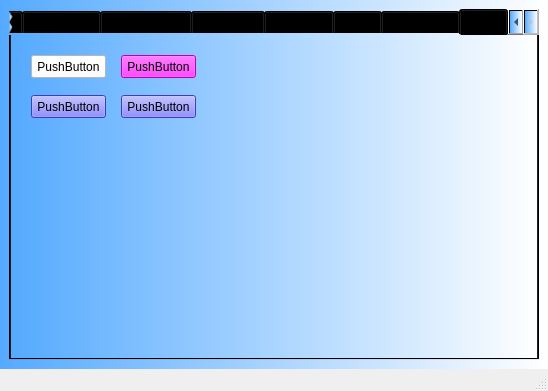
<?xml version="1.0" encoding="UTF-8"?>
<ui version="4.0">
 <class>MainWindow</class>
 <widget class="QMainWindow" name="MainWindow">
  <property name="geometry">
   <rect>
    <x>0</x>
    <y>0</y>
    <width>548</width>
    <height>391</height>
   </rect>
  </property>
  <property name="minimumSize">
   <size>
    <width>300</width>
    <height>300</height>
   </size>
  </property>
  <property name="windowTitle">
   <string>MainWindow</string>
  </property>
  <property name="autoFillBackground">
   <bool>false</bool>
  </property>
  <widget class="QWidget" name="centralwidget">
   <property name="styleSheet">
    <string notr="true">background-color: qlineargradient(spread:pad, x1:0, y1:0, x2:1, y2:0, stop:0 rgba(85, 170, 255, 255), stop:1 rgba(255, 255, 255, 255));</string>
   </property>
   <layout class="QVBoxLayout" name="verticalLayout_10">
    <item>
     <widget class="QTabWidget" name="tabWidget_1">
      <property name="font">
       <font>
        <weight>50</weight>
        <bold>false</bold>
       </font>
      </property>
      <property name="acceptDrops">
       <bool>true</bool>
      </property>
      <property name="currentIndex">
       <number>7</number>
      </property>
      <widget class="QWidget" name="tab_widgets_1">
       <property name="toolTip">
        <string/>
       </property>
       <property name="statusTip">
        <string/>
       </property>
       <attribute name="title">
        <string>Widgets 1</string>
       </attribute>
       <layout class="QVBoxLayout" name="verticalLayout">
        <item>
         <layout class="QVBoxLayout" name="verticalLayout_tab_1">
          <item>
           <widget class="QTabWidget" name="tabWidget_2">
            <property name="accessibleName">
             <string/>
            </property>
            <property name="currentIndex">
             <number>0</number>
            </property>
            <widget class="QWidget" name="tab_tree">
             <property name="statusTip">
              <string/>
             </property>
             <attribute name="title">
              <string>Tree</string>
             </attribute>
             <layout class="QHBoxLayout" name="horizontalLayout">
              <item>
               <layout class="QVBoxLayout" name="verticalLayout_2">
                <item>
                 <widget class="QTreeWidget" name="treeWidget">
                  <column>
                   <property name="text">
                    <string>Header 1</string>
                   </property>
                  </column>
                  <column>
                   <property name="text">
                    <string>New Column</string>
                   </property>
                  </column>
                  <item>
                   <property name="text">
                    <string>Item1</string>
                   </property>
                   <item>
                    <property name="text">
                     <string>Subitem1</string>
                    </property>
                   </item>
                  </item>
                 </widget>
                </item>
               </layout>
              </item>
             </layout>
            </widget>
            <widget class="QWidget" name="tab_calendar">
             <property name="statusTip">
              <string/>
             </property>
             <attribute name="title">
              <string>Calendar</string>
             </attribute>
             <layout class="QVBoxLayout" name="verticalLayout_3">
              <item>
               <widget class="QDateEdit" name="dateEdit">
                <property name="alignment">
                 <set>Qt::AlignCenter</set>
                </property>
               </widget>
              </item>
              <item>
               <widget class="QCalendarWidget" name="calendarWidget"/>
              </item>
             </layout>
            </widget>
           </widget>
          </item>
         </layout>
        </item>
       </layout>
      </widget>
      <widget class="QWidget" name="tab_widgets_2">
       <property name="toolTip">
        <string/>
       </property>
       <property name="statusTip">
        <string/>
       </property>
       <attribute name="title">
        <string>Widgets 2</string>
       </attribute>
       <layout class="QGridLayout" name="gridLayout_2">
        <item row="2" column="1">
         <spacer name="verticalSpacer_2">
          <property name="orientation">
           <enum>Qt::Vertical</enum>
          </property>
          <property name="sizeType">
           <enum>QSizePolicy::Maximum</enum>
          </property>
          <property name="sizeHint" stdset="0">
           <size>
            <width>20</width>
            <height>140</height>
           </size>
          </property>
         </spacer>
        </item>
        <item row="3" column="0" colspan="2">
         <widget class="QProgressBar" name="progressBar">
          <property name="value">
           <number>24</number>
          </property>
         </widget>
        </item>
        <item row="0" column="0">
         <widget class="QGroupBox" name="groupBox">
          <property name="title">
           <string>Progress Bar</string>
          </property>
          <widget class="QWidget" name="layoutWidget">
           <property name="geometry">
            <rect>
             <x>20</x>
             <y>30</y>
             <width>114</width>
             <height>65</height>
            </rect>
           </property>
           <layout class="QVBoxLayout" name="verticalLayout_4">
            <item>
             <widget class="QRadioButton" name="radioButton_start">
              <property name="statusTip">
               <string>Start the Progress Bar</string>
              </property>
              <property name="text">
               <string>Start</string>
              </property>
              <property name="checked">
               <bool>true</bool>
              </property>
             </widget>
            </item>
            <item>
             <widget class="QRadioButton" name="radioButton_stop">
              <property name="statusTip">
               <string>Stop the Progress Bar</string>
              </property>
              <property name="text">
               <string>Stop</string>
              </property>
             </widget>
            </item>
            <item>
             <widget class="QRadioButton" name="radioButton_reset">
              <property name="statusTip">
               <string>Reset the Progress Bar</string>
              </property>
              <property name="text">
               <string>Reset</string>
              </property>
             </widget>
            </item>
           </layout>
          </widget>
         </widget>
        </item>
        <item row="0" column="1">
         <widget class="QGroupBox" name="groupBox_2">
          <property name="title">
           <string>Move the Dial</string>
          </property>
          <widget class="QWidget" name="verticalLayoutWidget">
           <property name="geometry">
            <rect>
             <x>10</x>
             <y>30</y>
             <width>61</width>
             <height>71</height>
            </rect>
           </property>
           <layout class="QVBoxLayout" name="verticalLayout_5">
            <item>
             <widget class="QDial" name="dial"/>
            </item>
           </layout>
          </widget>
          <widget class="QWidget" name="verticalLayoutWidget_2">
           <property name="geometry">
            <rect>
             <x>90</x>
             <y>20</y>
             <width>91</width>
             <height>80</height>
            </rect>
           </property>
           <layout class="QVBoxLayout" name="verticalLayout_6">
            <item>
             <widget class="QLCDNumber" name="lcdNumber">
              <property name="palette">
               <palette>
                <active>
                 <colorrole role="WindowText">
                  <brush brushstyle="SolidPattern">
                   <color alpha="255">
                    <red>0</red>
                    <green>0</green>
                    <blue>255</blue>
                   </color>
                  </brush>
                 </colorrole>
                 <colorrole role="Button">
                  <brush brushstyle="LinearGradientPattern">
                   <gradient startx="0.000000000000000" starty="0.000000000000000" endx="1.000000000000000" endy="0.000000000000000" type="LinearGradient" spread="PadSpread" coordinatemode="ObjectBoundingMode">
                    <gradientstop position="0.000000000000000">
                     <color alpha="255">
                      <red>85</red>
                      <green>170</green>
                      <blue>255</blue>
                     </color>
                    </gradientstop>
                    <gradientstop position="1.000000000000000">
                     <color alpha="255">
                      <red>255</red>
                      <green>255</green>
                      <blue>255</blue>
                     </color>
                    </gradientstop>
                   </gradient>
                  </brush>
                 </colorrole>
                 <colorrole role="Base">
                  <brush brushstyle="LinearGradientPattern">
                   <gradient startx="0.000000000000000" starty="0.000000000000000" endx="1.000000000000000" endy="0.000000000000000" type="LinearGradient" spread="PadSpread" coordinatemode="ObjectBoundingMode">
                    <gradientstop position="0.000000000000000">
                     <color alpha="255">
                      <red>85</red>
                      <green>170</green>
                      <blue>255</blue>
                     </color>
                    </gradientstop>
                    <gradientstop position="1.000000000000000">
                     <color alpha="255">
                      <red>255</red>
                      <green>255</green>
                      <blue>255</blue>
                     </color>
                    </gradientstop>
                   </gradient>
                  </brush>
                 </colorrole>
                 <colorrole role="Window">
                  <brush brushstyle="LinearGradientPattern">
                   <gradient startx="0.000000000000000" starty="0.000000000000000" endx="1.000000000000000" endy="0.000000000000000" type="LinearGradient" spread="PadSpread" coordinatemode="ObjectBoundingMode">
                    <gradientstop position="0.000000000000000">
                     <color alpha="255">
                      <red>85</red>
                      <green>170</green>
                      <blue>255</blue>
                     </color>
                    </gradientstop>
                    <gradientstop position="1.000000000000000">
                     <color alpha="255">
                      <red>255</red>
                      <green>255</green>
                      <blue>255</blue>
                     </color>
                    </gradientstop>
                   </gradient>
                  </brush>
                 </colorrole>
                </active>
                <inactive>
                 <colorrole role="WindowText">
                  <brush brushstyle="SolidPattern">
                   <color alpha="255">
                    <red>0</red>
                    <green>0</green>
                    <blue>255</blue>
                   </color>
                  </brush>
                 </colorrole>
                 <colorrole role="Button">
                  <brush brushstyle="LinearGradientPattern">
                   <gradient startx="0.000000000000000" starty="0.000000000000000" endx="1.000000000000000" endy="0.000000000000000" type="LinearGradient" spread="PadSpread" coordinatemode="ObjectBoundingMode">
                    <gradientstop position="0.000000000000000">
                     <color alpha="255">
                      <red>85</red>
                      <green>170</green>
                      <blue>255</blue>
                     </color>
                    </gradientstop>
                    <gradientstop position="1.000000000000000">
                     <color alpha="255">
                      <red>255</red>
                      <green>255</green>
                      <blue>255</blue>
                     </color>
                    </gradientstop>
                   </gradient>
                  </brush>
                 </colorrole>
                 <colorrole role="Base">
                  <brush brushstyle="LinearGradientPattern">
                   <gradient startx="0.000000000000000" starty="0.000000000000000" endx="1.000000000000000" endy="0.000000000000000" type="LinearGradient" spread="PadSpread" coordinatemode="ObjectBoundingMode">
                    <gradientstop position="0.000000000000000">
                     <color alpha="255">
                      <red>85</red>
                      <green>170</green>
                      <blue>255</blue>
                     </color>
                    </gradientstop>
                    <gradientstop position="1.000000000000000">
                     <color alpha="255">
                      <red>255</red>
                      <green>255</green>
                      <blue>255</blue>
                     </color>
                    </gradientstop>
                   </gradient>
                  </brush>
                 </colorrole>
                 <colorrole role="Window">
                  <brush brushstyle="LinearGradientPattern">
                   <gradient startx="0.000000000000000" starty="0.000000000000000" endx="1.000000000000000" endy="0.000000000000000" type="LinearGradient" spread="PadSpread" coordinatemode="ObjectBoundingMode">
                    <gradientstop position="0.000000000000000">
                     <color alpha="255">
                      <red>85</red>
                      <green>170</green>
                      <blue>255</blue>
                     </color>
                    </gradientstop>
                    <gradientstop position="1.000000000000000">
                     <color alpha="255">
                      <red>255</red>
                      <green>255</green>
                      <blue>255</blue>
                     </color>
                    </gradientstop>
                   </gradient>
                  </brush>
                 </colorrole>
                </inactive>
                <disabled>
                 <colorrole role="WindowText">
                  <brush brushstyle="SolidPattern">
                   <color alpha="255">
                    <red>120</red>
                    <green>120</green>
                    <blue>120</blue>
                   </color>
                  </brush>
                 </colorrole>
                 <colorrole role="Button">
                  <brush brushstyle="LinearGradientPattern">
                   <gradient startx="0.000000000000000" starty="0.000000000000000" endx="1.000000000000000" endy="0.000000000000000" type="LinearGradient" spread="PadSpread" coordinatemode="ObjectBoundingMode">
                    <gradientstop position="0.000000000000000">
                     <color alpha="255">
                      <red>85</red>
                      <green>170</green>
                      <blue>255</blue>
                     </color>
                    </gradientstop>
                    <gradientstop position="1.000000000000000">
                     <color alpha="255">
                      <red>255</red>
                      <green>255</green>
                      <blue>255</blue>
                     </color>
                    </gradientstop>
                   </gradient>
                  </brush>
                 </colorrole>
                 <colorrole role="Base">
                  <brush brushstyle="LinearGradientPattern">
                   <gradient startx="0.000000000000000" starty="0.000000000000000" endx="1.000000000000000" endy="0.000000000000000" type="LinearGradient" spread="PadSpread" coordinatemode="ObjectBoundingMode">
                    <gradientstop position="0.000000000000000">
                     <color alpha="255">
                      <red>85</red>
                      <green>170</green>
                      <blue>255</blue>
                     </color>
                    </gradientstop>
                    <gradientstop position="1.000000000000000">
                     <color alpha="255">
                      <red>255</red>
                      <green>255</green>
                      <blue>255</blue>
                     </color>
                    </gradientstop>
                   </gradient>
                  </brush>
                 </colorrole>
                 <colorrole role="Window">
                  <brush brushstyle="LinearGradientPattern">
                   <gradient startx="0.000000000000000" starty="0.000000000000000" endx="1.000000000000000" endy="0.000000000000000" type="LinearGradient" spread="PadSpread" coordinatemode="ObjectBoundingMode">
                    <gradientstop position="0.000000000000000">
                     <color alpha="255">
                      <red>85</red>
                      <green>170</green>
                      <blue>255</blue>
                     </color>
                    </gradientstop>
                    <gradientstop position="1.000000000000000">
                     <color alpha="255">
                      <red>255</red>
                      <green>255</green>
                      <blue>255</blue>
                     </color>
                    </gradientstop>
                   </gradient>
                  </brush>
                 </colorrole>
                </disabled>
               </palette>
              </property>
              <property name="digitCount">
               <number>2</number>
              </property>
              <property name="mode">
               <enum>QLCDNumber::Dec</enum>
              </property>
              <property name="segmentStyle">
               <enum>QLCDNumber::Flat</enum>
              </property>
             </widget>
            </item>
           </layout>
          </widget>
         </widget>
        </item>
        <item row="2" column="0">
         <layout class="QVBoxLayout" name="verticalLayout_7">
          <item>
           <widget class="QFontComboBox" name="fontComboBox"/>
          </item>
          <item>
           <widget class="QLabel" name="label">
            <property name="font">
             <font>
              <pointsize>14</pointsize>
             </font>
            </property>
            <property name="text">
             <string/>
            </property>
            <property name="alignment">
             <set>Qt::AlignCenter</set>
            </property>
           </widget>
          </item>
         </layout>
        </item>
       </layout>
      </widget>
      <widget class="QWidget" name="tab_drag_drop">
       <property name="acceptDrops">
        <bool>false</bool>
       </property>
       <attribute name="title">
        <string>Drag &amp;&amp; Drop</string>
       </attribute>
       <layout class="QGridLayout" name="gridLayout_3">
        <item row="0" column="0" colspan="2">
         <layout class="QHBoxLayout" name="horizontalLayout_2">
          <item>
           <widget class="QLineEdit" name="lineEdit">
            <property name="minimumSize">
             <size>
              <width>135</width>
              <height>0</height>
             </size>
            </property>
            <property name="dragEnabled">
             <bool>true</bool>
            </property>
           </widget>
          </item>
          <item>
           <widget class="QComboBox" name="comboBox">
            <property name="minimumSize">
             <size>
              <width>141</width>
              <height>0</height>
             </size>
            </property>
            <property name="acceptDrops">
             <bool>true</bool>
            </property>
            <property name="editable">
             <bool>true</bool>
            </property>
           </widget>
          </item>
          <item>
           <widget class="QPushButton" name="pushButton">
            <property name="minimumSize">
             <size>
              <width>161</width>
              <height>0</height>
             </size>
            </property>
            <property name="acceptDrops">
             <bool>true</bool>
            </property>
            <property name="text">
             <string>PushButton</string>
            </property>
           </widget>
          </item>
         </layout>
        </item>
        <item row="1" column="0">
         <widget class="QListWidget" name="listWidget">
          <property name="dragEnabled">
           <bool>true</bool>
          </property>
          <property name="dragDropMode">
           <enum>QAbstractItemView::DragDrop</enum>
          </property>
          <property name="selectionMode">
           <enum>QAbstractItemView::ExtendedSelection</enum>
          </property>
          <item>
           <property name="text">
            <string>Item 1</string>
           </property>
          </item>
          <item>
           <property name="text">
            <string>Item 2</string>
           </property>
          </item>
          <item>
           <property name="text">
            <string>Item 3</string>
           </property>
          </item>
          <item>
           <property name="text">
            <string>Item 4</string>
           </property>
          </item>
         </widget>
        </item>
        <item row="1" column="1">
         <widget class="QListWidget" name="listWidget_2">
          <property name="dragEnabled">
           <bool>true</bool>
          </property>
          <property name="dragDropMode">
           <enum>QAbstractItemView::DragDrop</enum>
          </property>
          <property name="selectionMode">
           <enum>QAbstractItemView::ExtendedSelection</enum>
          </property>
         </widget>
        </item>
       </layout>
      </widget>
      <widget class="QWidget" name="tab_gl">
       <attribute name="title">
        <string>Open GL</string>
       </attribute>
       <widget class="QFrame" name="frame_gl">
        <property name="geometry">
         <rect>
          <x>120</x>
          <y>10</y>
          <width>300</width>
          <height>300</height>
         </rect>
        </property>
        <property name="frameShape">
         <enum>QFrame::StyledPanel</enum>
        </property>
        <property name="frameShadow">
         <enum>QFrame::Raised</enum>
        </property>
       </widget>
      </widget>
      <widget class="QWidget" name="tab_network">
       <attribute name="title">
        <string>Network</string>
       </attribute>
       <layout class="QHBoxLayout" name="horizontalLayout_5">
        <item>
         <widget class="QGroupBox" name="groupBox_3">
          <property name="title">
           <string>Client 1</string>
          </property>
          <layout class="QVBoxLayout" name="verticalLayout_8">
           <item>
            <widget class="QTextEdit" name="textEdit_client_1"/>
           </item>
           <item>
            <widget class="QLineEdit" name="lineEdit_client_1"/>
           </item>
           <item>
            <widget class="QPushButton" name="button_client_1">
             <property name="text">
              <string>Connect to Server</string>
             </property>
            </widget>
           </item>
          </layout>
         </widget>
        </item>
        <item>
         <layout class="QHBoxLayout" name="horizontalLayout_4">
          <item>
           <widget class="QPushButton" name="button_start_server">
            <property name="text">
             <string>Start Server</string>
            </property>
           </widget>
          </item>
         </layout>
        </item>
        <item>
         <widget class="QGroupBox" name="groupBox_4">
          <property name="title">
           <string>Client 2</string>
          </property>
          <layout class="QVBoxLayout" name="verticalLayout_9">
           <item>
            <widget class="QTextEdit" name="textEdit_client_2"/>
           </item>
           <item>
            <widget class="QLineEdit" name="lineEdit_client_2"/>
           </item>
           <item>
            <widget class="QPushButton" name="button_client_2">
             <property name="text">
              <string>Connect to Server</string>
             </property>
            </widget>
           </item>
          </layout>
         </widget>
        </item>
       </layout>
      </widget>
      <widget class="QWidget" name="tab_SQL">
       <attribute name="title">
        <string>SQL</string>
       </attribute>
       <layout class="QHBoxLayout" name="horizontalLayout_3">
        <item>
         <layout class="QVBoxLayout" name="verticalLayout_11">
          <item>
           <widget class="QPushButton" name="button_SQL_view_data">
            <property name="text">
             <string>View Data</string>
            </property>
           </widget>
          </item>
          <item>
           <widget class="QPushButton" name="button_SQL_add">
            <property name="text">
             <string>Add Row</string>
            </property>
           </widget>
          </item>
          <item>
           <widget class="QPushButton" name="button_SQL_delete">
            <property name="text">
             <string>Delete Row</string>
            </property>
           </widget>
          </item>
          <item>
           <widget class="QPushButton" name="button_SQL_create_db">
            <property name="text">
             <string>Create DB</string>
            </property>
           </widget>
          </item>
          <item>
           <spacer name="verticalSpacer">
            <property name="orientation">
             <enum>Qt::Vertical</enum>
            </property>
            <property name="sizeHint" stdset="0">
             <size>
              <width>20</width>
              <height>40</height>
             </size>
            </property>
           </spacer>
          </item>
         </layout>
        </item>
        <item>
         <widget class="QTableView" name="tableView"/>
        </item>
       </layout>
      </widget>
      <widget class="QWidget" name="tab_animation">
       <attribute name="title">
        <string>Animation</string>
       </attribute>
       <widget class="QPushButton" name="button_start_animation">
        <property name="geometry">
         <rect>
          <x>10</x>
          <y>290</y>
          <width>101</width>
          <height>23</height>
         </rect>
        </property>
        <property name="text">
         <string>Start animation</string>
        </property>
       </widget>
       <widget class="QFrame" name="frame">
        <property name="geometry">
         <rect>
          <x>10</x>
          <y>10</y>
          <width>100</width>
          <height>100</height>
         </rect>
        </property>
        <property name="palette">
         <palette>
          <active>
           <colorrole role="Button">
            <brush brushstyle="LinearGradientPattern">
             <gradient startx="0.000000000000000" starty="0.000000000000000" endx="1.000000000000000" endy="0.000000000000000" type="LinearGradient" spread="PadSpread" coordinatemode="ObjectBoundingMode">
              <gradientstop position="0.000000000000000">
               <color alpha="255">
                <red>85</red>
                <green>170</green>
                <blue>255</blue>
               </color>
              </gradientstop>
              <gradientstop position="1.000000000000000">
               <color alpha="255">
                <red>255</red>
                <green>255</green>
                <blue>255</blue>
               </color>
              </gradientstop>
             </gradient>
            </brush>
           </colorrole>
           <colorrole role="Base">
            <brush brushstyle="LinearGradientPattern">
             <gradient startx="0.000000000000000" starty="0.000000000000000" endx="1.000000000000000" endy="0.000000000000000" type="LinearGradient" spread="PadSpread" coordinatemode="ObjectBoundingMode">
              <gradientstop position="0.000000000000000">
               <color alpha="255">
                <red>85</red>
                <green>170</green>
                <blue>255</blue>
               </color>
              </gradientstop>
              <gradientstop position="1.000000000000000">
               <color alpha="255">
                <red>255</red>
                <green>255</green>
                <blue>255</blue>
               </color>
              </gradientstop>
             </gradient>
            </brush>
           </colorrole>
           <colorrole role="Window">
            <brush brushstyle="LinearGradientPattern">
             <gradient startx="0.000000000000000" starty="0.000000000000000" endx="1.000000000000000" endy="0.000000000000000" type="LinearGradient" spread="PadSpread" coordinatemode="ObjectBoundingMode">
              <gradientstop position="0.000000000000000">
               <color alpha="255">
                <red>85</red>
                <green>170</green>
                <blue>255</blue>
               </color>
              </gradientstop>
              <gradientstop position="1.000000000000000">
               <color alpha="255">
                <red>255</red>
                <green>255</green>
                <blue>255</blue>
               </color>
              </gradientstop>
             </gradient>
            </brush>
           </colorrole>
          </active>
          <inactive>
           <colorrole role="Button">
            <brush brushstyle="LinearGradientPattern">
             <gradient startx="0.000000000000000" starty="0.000000000000000" endx="1.000000000000000" endy="0.000000000000000" type="LinearGradient" spread="PadSpread" coordinatemode="ObjectBoundingMode">
              <gradientstop position="0.000000000000000">
               <color alpha="255">
                <red>85</red>
                <green>170</green>
                <blue>255</blue>
               </color>
              </gradientstop>
              <gradientstop position="1.000000000000000">
               <color alpha="255">
                <red>255</red>
                <green>255</green>
                <blue>255</blue>
               </color>
              </gradientstop>
             </gradient>
            </brush>
           </colorrole>
           <colorrole role="Base">
            <brush brushstyle="LinearGradientPattern">
             <gradient startx="0.000000000000000" starty="0.000000000000000" endx="1.000000000000000" endy="0.000000000000000" type="LinearGradient" spread="PadSpread" coordinatemode="ObjectBoundingMode">
              <gradientstop position="0.000000000000000">
               <color alpha="255">
                <red>85</red>
                <green>170</green>
                <blue>255</blue>
               </color>
              </gradientstop>
              <gradientstop position="1.000000000000000">
               <color alpha="255">
                <red>255</red>
                <green>255</green>
                <blue>255</blue>
               </color>
              </gradientstop>
             </gradient>
            </brush>
           </colorrole>
           <colorrole role="Window">
            <brush brushstyle="LinearGradientPattern">
             <gradient startx="0.000000000000000" starty="0.000000000000000" endx="1.000000000000000" endy="0.000000000000000" type="LinearGradient" spread="PadSpread" coordinatemode="ObjectBoundingMode">
              <gradientstop position="0.000000000000000">
               <color alpha="255">
                <red>85</red>
                <green>170</green>
                <blue>255</blue>
               </color>
              </gradientstop>
              <gradientstop position="1.000000000000000">
               <color alpha="255">
                <red>255</red>
                <green>255</green>
                <blue>255</blue>
               </color>
              </gradientstop>
             </gradient>
            </brush>
           </colorrole>
          </inactive>
          <disabled>
           <colorrole role="Button">
            <brush brushstyle="LinearGradientPattern">
             <gradient startx="0.000000000000000" starty="0.000000000000000" endx="1.000000000000000" endy="0.000000000000000" type="LinearGradient" spread="PadSpread" coordinatemode="ObjectBoundingMode">
              <gradientstop position="0.000000000000000">
               <color alpha="255">
                <red>85</red>
                <green>170</green>
                <blue>255</blue>
               </color>
              </gradientstop>
              <gradientstop position="1.000000000000000">
               <color alpha="255">
                <red>255</red>
                <green>255</green>
                <blue>255</blue>
               </color>
              </gradientstop>
             </gradient>
            </brush>
           </colorrole>
           <colorrole role="Base">
            <brush brushstyle="LinearGradientPattern">
             <gradient startx="0.000000000000000" starty="0.000000000000000" endx="1.000000000000000" endy="0.000000000000000" type="LinearGradient" spread="PadSpread" coordinatemode="ObjectBoundingMode">
              <gradientstop position="0.000000000000000">
               <color alpha="255">
                <red>85</red>
                <green>170</green>
                <blue>255</blue>
               </color>
              </gradientstop>
              <gradientstop position="1.000000000000000">
               <color alpha="255">
                <red>255</red>
                <green>255</green>
                <blue>255</blue>
               </color>
              </gradientstop>
             </gradient>
            </brush>
           </colorrole>
           <colorrole role="Window">
            <brush brushstyle="LinearGradientPattern">
             <gradient startx="0.000000000000000" starty="0.000000000000000" endx="1.000000000000000" endy="0.000000000000000" type="LinearGradient" spread="PadSpread" coordinatemode="ObjectBoundingMode">
              <gradientstop position="0.000000000000000">
               <color alpha="255">
                <red>85</red>
                <green>170</green>
                <blue>255</blue>
               </color>
              </gradientstop>
              <gradientstop position="1.000000000000000">
               <color alpha="255">
                <red>255</red>
                <green>255</green>
                <blue>255</blue>
               </color>
              </gradientstop>
             </gradient>
            </brush>
           </colorrole>
          </disabled>
         </palette>
        </property>
        <property name="autoFillBackground">
         <bool>false</bool>
        </property>
        <property name="frameShape">
         <enum>QFrame::StyledPanel</enum>
        </property>
        <property name="frameShadow">
         <enum>QFrame::Raised</enum>
        </property>
        <property name="lineWidth">
         <number>10</number>
        </property>
       </widget>
       <widget class="QLCDNumber" name="lcdNumber_animation">
        <property name="geometry">
         <rect>
          <x>420</x>
          <y>10</y>
          <width>89</width>
          <height>78</height>
         </rect>
        </property>
        <property name="palette">
         <palette>
          <active>
           <colorrole role="WindowText">
            <brush brushstyle="SolidPattern">
             <color alpha="255">
              <red>0</red>
              <green>0</green>
              <blue>255</blue>
             </color>
            </brush>
           </colorrole>
           <colorrole role="Button">
            <brush brushstyle="LinearGradientPattern">
             <gradient startx="0.000000000000000" starty="0.000000000000000" endx="1.000000000000000" endy="0.000000000000000" type="LinearGradient" spread="PadSpread" coordinatemode="ObjectBoundingMode">
              <gradientstop position="0.000000000000000">
               <color alpha="255">
                <red>85</red>
                <green>170</green>
                <blue>255</blue>
               </color>
              </gradientstop>
              <gradientstop position="1.000000000000000">
               <color alpha="255">
                <red>255</red>
                <green>255</green>
                <blue>255</blue>
               </color>
              </gradientstop>
             </gradient>
            </brush>
           </colorrole>
           <colorrole role="Base">
            <brush brushstyle="LinearGradientPattern">
             <gradient startx="0.000000000000000" starty="0.000000000000000" endx="1.000000000000000" endy="0.000000000000000" type="LinearGradient" spread="PadSpread" coordinatemode="ObjectBoundingMode">
              <gradientstop position="0.000000000000000">
               <color alpha="255">
                <red>85</red>
                <green>170</green>
                <blue>255</blue>
               </color>
              </gradientstop>
              <gradientstop position="1.000000000000000">
               <color alpha="255">
                <red>255</red>
                <green>255</green>
                <blue>255</blue>
               </color>
              </gradientstop>
             </gradient>
            </brush>
           </colorrole>
           <colorrole role="Window">
            <brush brushstyle="LinearGradientPattern">
             <gradient startx="0.000000000000000" starty="0.000000000000000" endx="1.000000000000000" endy="0.000000000000000" type="LinearGradient" spread="PadSpread" coordinatemode="ObjectBoundingMode">
              <gradientstop position="0.000000000000000">
               <color alpha="255">
                <red>85</red>
                <green>170</green>
                <blue>255</blue>
               </color>
              </gradientstop>
              <gradientstop position="1.000000000000000">
               <color alpha="255">
                <red>255</red>
                <green>255</green>
                <blue>255</blue>
               </color>
              </gradientstop>
             </gradient>
            </brush>
           </colorrole>
          </active>
          <inactive>
           <colorrole role="WindowText">
            <brush brushstyle="SolidPattern">
             <color alpha="255">
              <red>0</red>
              <green>0</green>
              <blue>255</blue>
             </color>
            </brush>
           </colorrole>
           <colorrole role="Button">
            <brush brushstyle="LinearGradientPattern">
             <gradient startx="0.000000000000000" starty="0.000000000000000" endx="1.000000000000000" endy="0.000000000000000" type="LinearGradient" spread="PadSpread" coordinatemode="ObjectBoundingMode">
              <gradientstop position="0.000000000000000">
               <color alpha="255">
                <red>85</red>
                <green>170</green>
                <blue>255</blue>
               </color>
              </gradientstop>
              <gradientstop position="1.000000000000000">
               <color alpha="255">
                <red>255</red>
                <green>255</green>
                <blue>255</blue>
               </color>
              </gradientstop>
             </gradient>
            </brush>
           </colorrole>
           <colorrole role="Base">
            <brush brushstyle="LinearGradientPattern">
             <gradient startx="0.000000000000000" starty="0.000000000000000" endx="1.000000000000000" endy="0.000000000000000" type="LinearGradient" spread="PadSpread" coordinatemode="ObjectBoundingMode">
              <gradientstop position="0.000000000000000">
               <color alpha="255">
                <red>85</red>
                <green>170</green>
                <blue>255</blue>
               </color>
              </gradientstop>
              <gradientstop position="1.000000000000000">
               <color alpha="255">
                <red>255</red>
                <green>255</green>
                <blue>255</blue>
               </color>
              </gradientstop>
             </gradient>
            </brush>
           </colorrole>
           <colorrole role="Window">
            <brush brushstyle="LinearGradientPattern">
             <gradient startx="0.000000000000000" starty="0.000000000000000" endx="1.000000000000000" endy="0.000000000000000" type="LinearGradient" spread="PadSpread" coordinatemode="ObjectBoundingMode">
              <gradientstop position="0.000000000000000">
               <color alpha="255">
                <red>85</red>
                <green>170</green>
                <blue>255</blue>
               </color>
              </gradientstop>
              <gradientstop position="1.000000000000000">
               <color alpha="255">
                <red>255</red>
                <green>255</green>
                <blue>255</blue>
               </color>
              </gradientstop>
             </gradient>
            </brush>
           </colorrole>
          </inactive>
          <disabled>
           <colorrole role="WindowText">
            <brush brushstyle="SolidPattern">
             <color alpha="255">
              <red>120</red>
              <green>120</green>
              <blue>120</blue>
             </color>
            </brush>
           </colorrole>
           <colorrole role="Button">
            <brush brushstyle="LinearGradientPattern">
             <gradient startx="0.000000000000000" starty="0.000000000000000" endx="1.000000000000000" endy="0.000000000000000" type="LinearGradient" spread="PadSpread" coordinatemode="ObjectBoundingMode">
              <gradientstop position="0.000000000000000">
               <color alpha="255">
                <red>85</red>
                <green>170</green>
                <blue>255</blue>
               </color>
              </gradientstop>
              <gradientstop position="1.000000000000000">
               <color alpha="255">
                <red>255</red>
                <green>255</green>
                <blue>255</blue>
               </color>
              </gradientstop>
             </gradient>
            </brush>
           </colorrole>
           <colorrole role="Base">
            <brush brushstyle="LinearGradientPattern">
             <gradient startx="0.000000000000000" starty="0.000000000000000" endx="1.000000000000000" endy="0.000000000000000" type="LinearGradient" spread="PadSpread" coordinatemode="ObjectBoundingMode">
              <gradientstop position="0.000000000000000">
               <color alpha="255">
                <red>85</red>
                <green>170</green>
                <blue>255</blue>
               </color>
              </gradientstop>
              <gradientstop position="1.000000000000000">
               <color alpha="255">
                <red>255</red>
                <green>255</green>
                <blue>255</blue>
               </color>
              </gradientstop>
             </gradient>
            </brush>
           </colorrole>
           <colorrole role="Window">
            <brush brushstyle="LinearGradientPattern">
             <gradient startx="0.000000000000000" starty="0.000000000000000" endx="1.000000000000000" endy="0.000000000000000" type="LinearGradient" spread="PadSpread" coordinatemode="ObjectBoundingMode">
              <gradientstop position="0.000000000000000">
               <color alpha="255">
                <red>85</red>
                <green>170</green>
                <blue>255</blue>
               </color>
              </gradientstop>
              <gradientstop position="1.000000000000000">
               <color alpha="255">
                <red>255</red>
                <green>255</green>
                <blue>255</blue>
               </color>
              </gradientstop>
             </gradient>
            </brush>
           </colorrole>
          </disabled>
         </palette>
        </property>
        <property name="frameShape">
         <enum>QFrame::StyledPanel</enum>
        </property>
        <property name="digitCount">
         <number>3</number>
        </property>
        <property name="mode">
         <enum>QLCDNumber::Dec</enum>
        </property>
        <property name="segmentStyle">
         <enum>QLCDNumber::Flat</enum>
        </property>
       </widget>
       <widget class="QPushButton" name="button_stop_animation">
        <property name="geometry">
         <rect>
          <x>120</x>
          <y>290</y>
          <width>101</width>
          <height>23</height>
         </rect>
        </property>
        <property name="text">
         <string>Stop animation</string>
        </property>
       </widget>
       <widget class="QToolButton" name="toolButton">
        <property name="geometry">
         <rect>
          <x>340</x>
          <y>20</y>
          <width>25</width>
          <height>19</height>
         </rect>
        </property>
        <property name="text">
         <string>...</string>
        </property>
       </widget>
      </widget>
      <widget class="QWidget" name="tab_CSS">
       <property name="styleSheet">
        <string notr="true">QWidget{
background-color: qlineargradient(spread:pad, x1:0, y1:0, x2:1, y2:0, stop:0 
rgba(0, 0, 0, 255), stop:1 rgba(255, 255, 255, 255));
}
QPushButton{
background-color: rgb(85, 85, 255);
}
QPushButton:hover{
background-color: rgb(85, 0, 127)
}
QPushButton#pushButton_4{
background-color: rgb(255, 0, 255)
}</string>
       </property>
       <attribute name="title">
        <string>CSS</string>
       </attribute>
       <widget class="QPushButton" name="pushButton_2">
        <property name="geometry">
         <rect>
          <x>20</x>
          <y>20</y>
          <width>75</width>
          <height>23</height>
         </rect>
        </property>
        <property name="styleSheet">
         <string notr="true">background-color: rgb(255, 255, 255);</string>
        </property>
        <property name="text">
         <string>PushButton</string>
        </property>
       </widget>
       <widget class="QPushButton" name="pushButton_3">
        <property name="geometry">
         <rect>
          <x>20</x>
          <y>60</y>
          <width>75</width>
          <height>23</height>
         </rect>
        </property>
        <property name="text">
         <string>PushButton</string>
        </property>
       </widget>
       <widget class="QPushButton" name="pushButton_4">
        <property name="geometry">
         <rect>
          <x>110</x>
          <y>20</y>
          <width>75</width>
          <height>23</height>
         </rect>
        </property>
        <property name="text">
         <string>PushButton</string>
        </property>
       </widget>
       <widget class="QPushButton" name="pushButton_5">
        <property name="geometry">
         <rect>
          <x>110</x>
          <y>60</y>
          <width>75</width>
          <height>23</height>
         </rect>
        </property>
        <property name="text">
         <string>PushButton</string>
        </property>
       </widget>
      </widget>
     </widget>
    </item>
   </layout>
  </widget>
  <widget class="QStatusBar" name="statusbar">
   <property name="statusTip">
    <string>Status bar</string>
   </property>
  </widget>
 </widget>
 <tabstops>
  <tabstop>tabWidget_2</tabstop>
  <tabstop>treeWidget</tabstop>
  <tabstop>dateEdit</tabstop>
  <tabstop>calendarWidget</tabstop>
  <tabstop>radioButton_start</tabstop>
  <tabstop>radioButton_stop</tabstop>
  <tabstop>radioButton_reset</tabstop>
  <tabstop>dial</tabstop>
  <tabstop>fontComboBox</tabstop>
 </tabstops>
 <resources/>
 <connections>
  <connection>
   <sender>dial</sender>
   <signal>valueChanged(int)</signal>
   <receiver>lcdNumber</receiver>
   <slot>display(int)</slot>
   <hints>
    <hint type="sourcelabel">
     <x>303</x>
     <y>115</y>
    </hint>
    <hint type="destinationlabel">
     <x>385</x>
     <y>127</y>
    </hint>
   </hints>
  </connection>
  <connection>
   <sender>fontComboBox</sender>
   <signal>activated(QString)</signal>
   <receiver>label</receiver>
   <slot>setText(QString)</slot>
   <hints>
    <hint type="sourcelabel">
     <x>138</x>
     <y>177</y>
    </hint>
    <hint type="destinationlabel">
     <x>151</x>
     <y>253</y>
    </hint>
   </hints>
  </connection>
 </connections>
</ui>
